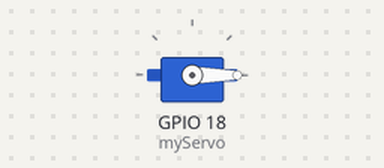
This program was run on a simulated ESP32. Parts: servo.

Above: at 0.05 s.
At 1.5 s:
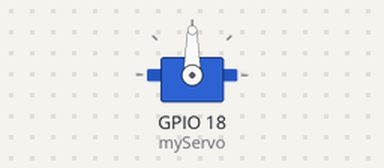
At 3.0 s:
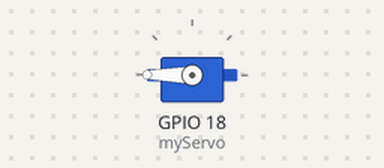
Timing chart, 0 to 6.9 s (numbered marks = the images above):
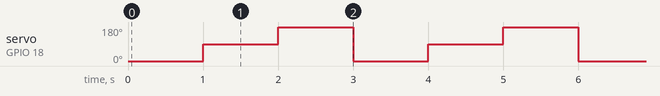

Measured:
- by itself, servo on GPIO 18 (myServo): repeats every 3.0 s: 180° 1.0 s, 0° 1.0 s, 90° 1.0 s

The program:

main.cpp
```cpp
#include <ESP32Servo.h>

         Servo myServo;

void setup()
{

  // Allow PWM signal range
  ESP32PWM::allocateTimer(0);

  // Servo signal wire connected to GPIO 18
  myServo.setPeriodHertz(50);

  myServo.attach(18, 500, 2400);
}

void loop()
{

  myServo.write(0);
  delay(1000);

  myServo.write(90);
  delay(1000);

  myServo.write(180);
  delay(1000);
}
```
